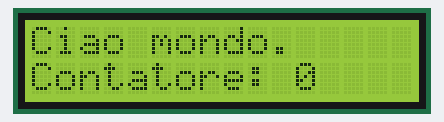
This sketch was run on a simulated ESP32. On the bench: 16×2 character LCD.

Above: at 0.1 s.
At 4.2 s:
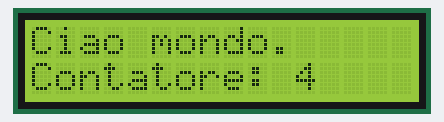
At 9.2 s:
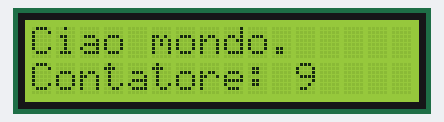
At 19.4 s:
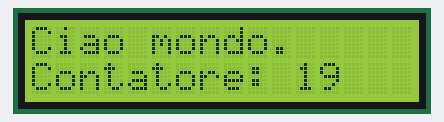
At 28.5 s:
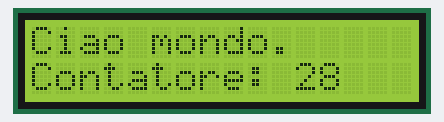
At 38.6 s:
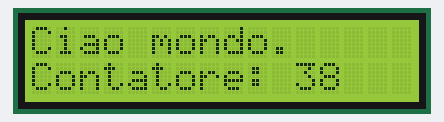

Measured:
- what the display in image 1 shows lasts 1.0 s, from 4.1 s to 5.1 s

The sketch:

LCD_hello_world.ino
```cpp
// Project 20.1: LCD1602 Hello World

// Include the I2C library for LCD1602:
#include <LiquidCrystal_I2C.h>
#include <Wire.h>

#define SDA 13
#define SCL 14

// LC1602 uses PCF8574t: I2C address = 0x27
LiquidCrystal_I2C lcd(0x27, 16, 2);

void setup() {
    // Attach the I2C pin:
    Wire.begin(SDA, SCL);

    if (!i2CAddrTest(0x27)) {
        lcd = LiquidCrystal_I2C(0x3F, 16, 2);
    }

    // lcd driver initialization:
    lcd.init();

    // Turns on the backlight:
    lcd.backlight();

    // Move the cursor to row 0, column 0:
    lcd.setCursor(0,0);

    // Print message to the LCD screen:
    lcd.print("Ciao mondo.");
}

void loop() {
    // Move cursor to row 1, column 0:
    lcd.setCursor(0,1);

    // Print message to the LCD screen:
    lcd.print("Contatore: ");

    // Count will be displayed every second:
    lcd.print(millis() / 1000);

    // Add one second delay:
    delay(1000);
}

// Function that checks whether the I2C address exists:
bool i2CAddrTest(uint8_t addr) {
    Wire.beginTransmission(addr);
    if (Wire.endTransmission() == 0) {
        return true;
    }
    return false;
}
```
